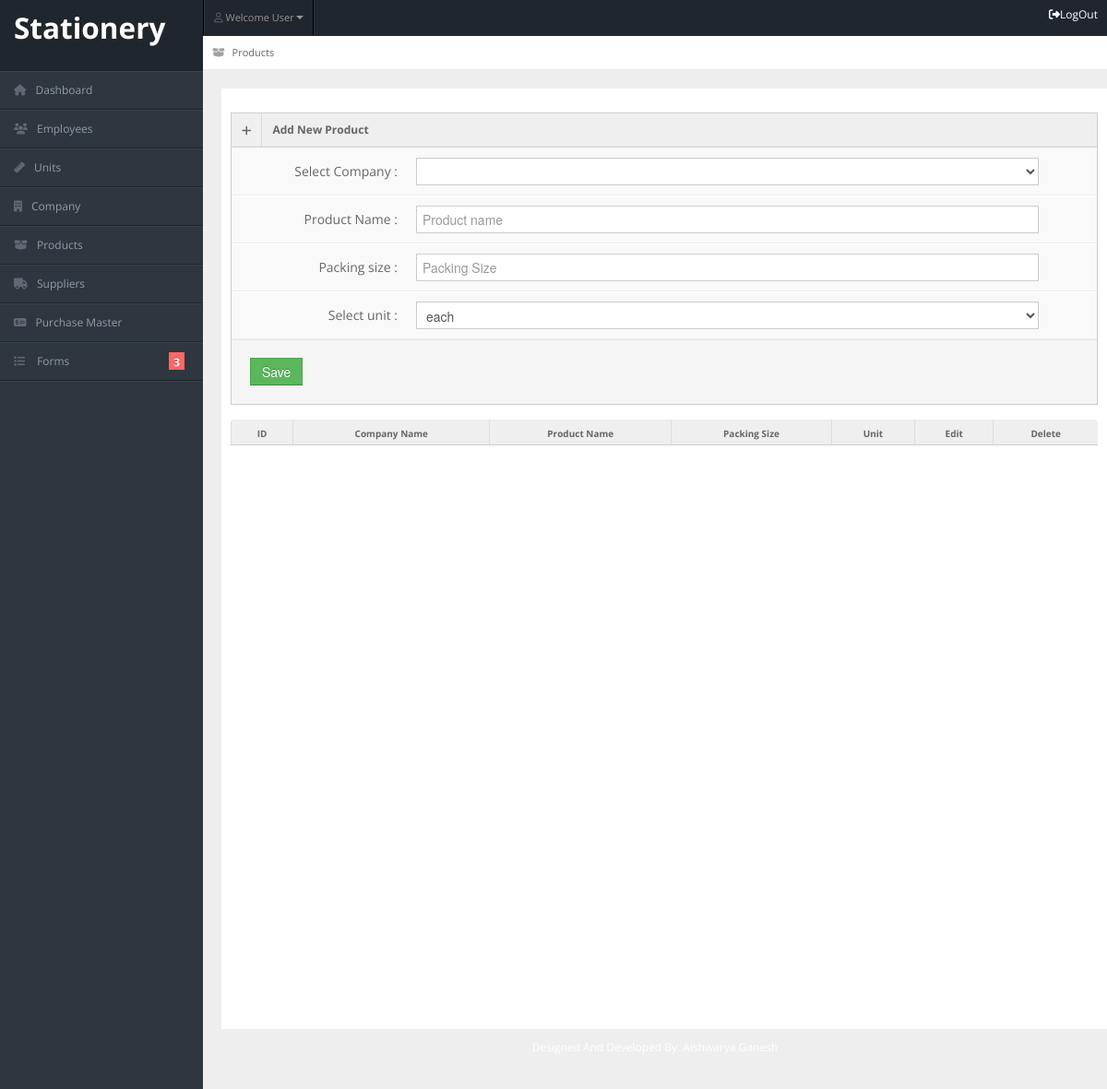
Before: /Stationery_IMS/admin/add_product.php with the older database file.
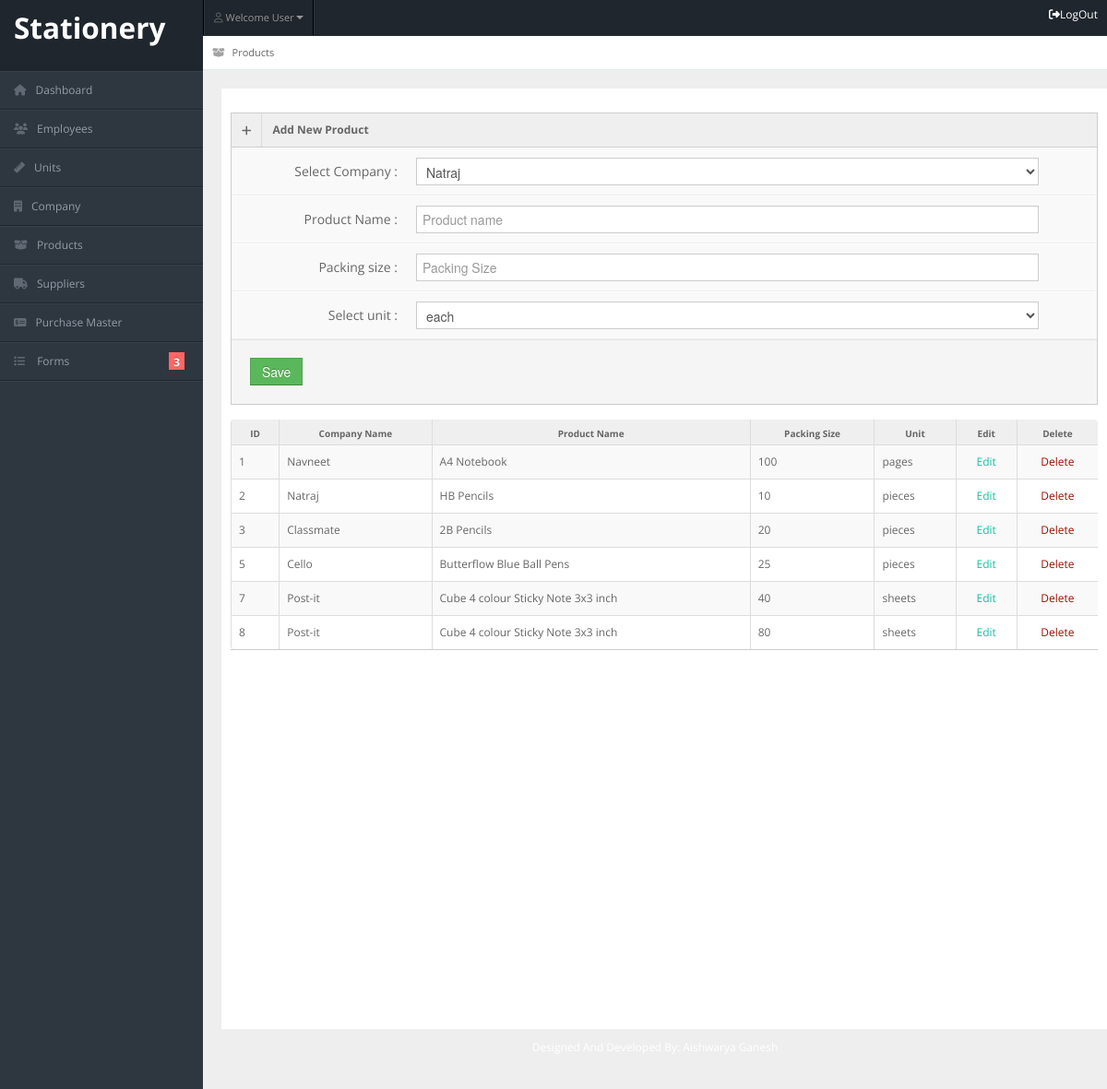
After: the same page with the newer database file.
### tables this page shows
CREATE TABLE `products` (
  `id` int(11) NOT NULL,
  `company_name` varchar(100) NOT NULL,
  `product_name` varchar(100) NOT NULL,
  `packing_size` varchar(20) NOT NULL,
  `unit` varchar(50) NOT NULL
);

### Stationery_IMS/admin/add_product.php (the view, shortened to what this page needs)
<?php
include "header.php";
include "../employee/connection.php";
 ?>
<div id="content">
    <div id="content-header">
        <div id="breadcrumb"><a href="#" title="Current page" class="tip-bottom"><i class="fas fa-box-open"></i>
          Products</a></div>
    </div>
    <div class="container-fluid">
        <div class="row-fluid" style="background-color: white; min-height: 1000px; padding:10px;">
          <div class="span12">
            <div class="widget-box">
              <div class="widget-title"> <span class="icon"> <i class="fas fa-plus"></i> </span>
                <h5>Add New Product</h5>
              </div>
              <div class="widget-content nopadding">
                <form name = "AddProduct" action="" method="post" class="form-horizontal">
                  <div class="control-group">
                    <label class="control-label">Select Company :</label>
                    <div class="controls">
                      <select class="span11"  name = "companyname">
                        <?php
                            $res = mysqli_query($link,"select * from prod_company");
                            while($row = mysqli_fetch_array($res))
                            {
                              echo "<option>";
                              echo $row["company_name"];
                              echo "</option>";
                            }
                         ?>
                      </select>
                    </div>
                  </div>
                  <div class="control-group">
                    <label class="control-label">Product Name :</label>
                    <div class="controls">
                      <input type="text" class="span11" placeholder="Product name" name ="productname" />
                    </div>
                  </div>
                  <div class="control-group">
                    <label class="control-label">Packing size :</label>
                    <div class="controls">
                      <input type="text" class="span11" placeholder="Packing Size" name ="packingsize" />
                    </div>
                  </div>
                  <div class="control-group">
                    <label class="control-label">Select unit :</label>
                    <div class="controls">
                      <select class="span11" name = "unit">
                        <?php
                            $res = mysqli_query($link,"select * from units");
                            while($row = mysqli_fetch_array($res))
                            {
                              echo "<option>";
                              echo $row["unit"];
                              echo "</option>";
                            }
                         ?>
                      </select>
                    </div>
                  </div>
                  <div class="form-actions">
                    <button type="submit" name = "submitProduct" class="btn btn-success">Save</button>
                  </div>
                </form>
              </div>
            </div>
            <div class="widget-content nopadding">
              <table class="table table-bordered table-striped">
                <thead>
                  <tr>
                    <th>ID</th>
                    <th>Company Name</th>
                    <th>Product Name</th>
                    <th>Packing Size</th>
                    <th>Unit</th>
                    <th>Edit</th>
                    <th>Delete</th>
                  </tr>
                </thead>
                <tbody>
                  <?php
                  $res = mysqli_query($link,"select * from products");
                  while($row=mysqli_fetch_array($res))
                  {
                      ?>
                      <tr>
                        <td><?php echo $row["id"] ?></td>
                        <td><?php echo $row["company_name"] ?></td>
                          <td><?php echo $row["product_name"] ?></td>
                            <td><?php echo $row["packing_size"] ?></td>
                              <td><?php echo $row["unit"] ?></td>
                        <td><center><a href="edit_product.php?id=<?php echo $row["id"]; ?>" style="color:#11C2A3"> Edit </a></center></td>
                        <td><center><a href="delete_product.php?id=<?php echo $row["id"]; ?>" style="color:#9C0F00"> Delete </a></center></td>
                      </tr>
                      <?php
                  }
                   ?>
                </tbody>
              </table>
            </div>
        </div>
    </div>
</div>
<?php
include "footer.php";
 ?>

Changed rows visible on the page:
added products: id "1", company_name "Navneet", product_name "A4 Notebook", packing_size "100", unit "pages"
added products: id "2", company_name "Natraj", product_name "HB Pencils", packing_size "10", unit "pieces"
added products: id "3", company_name "Classmate", product_name "2B Pencils", packing_size "20", unit "pieces"
added products: id "5", company_name "Cello", product_name "Butterflow Blue Ball Pens", packing_size "25", unit "pieces"
added products: id "7", company_name "Post-it", product_name "Cube 4 colour Sticky Note 3x3 inch", packing_size "40", unit "sheets"
added products: id "8", company_name "Post-it", product_name "Cube 4 colour Sticky Note 3x3 inch", packing_size "80", unit "sheets"
Other visible differences:
form field companyname: (not shown) → "Natraj"
